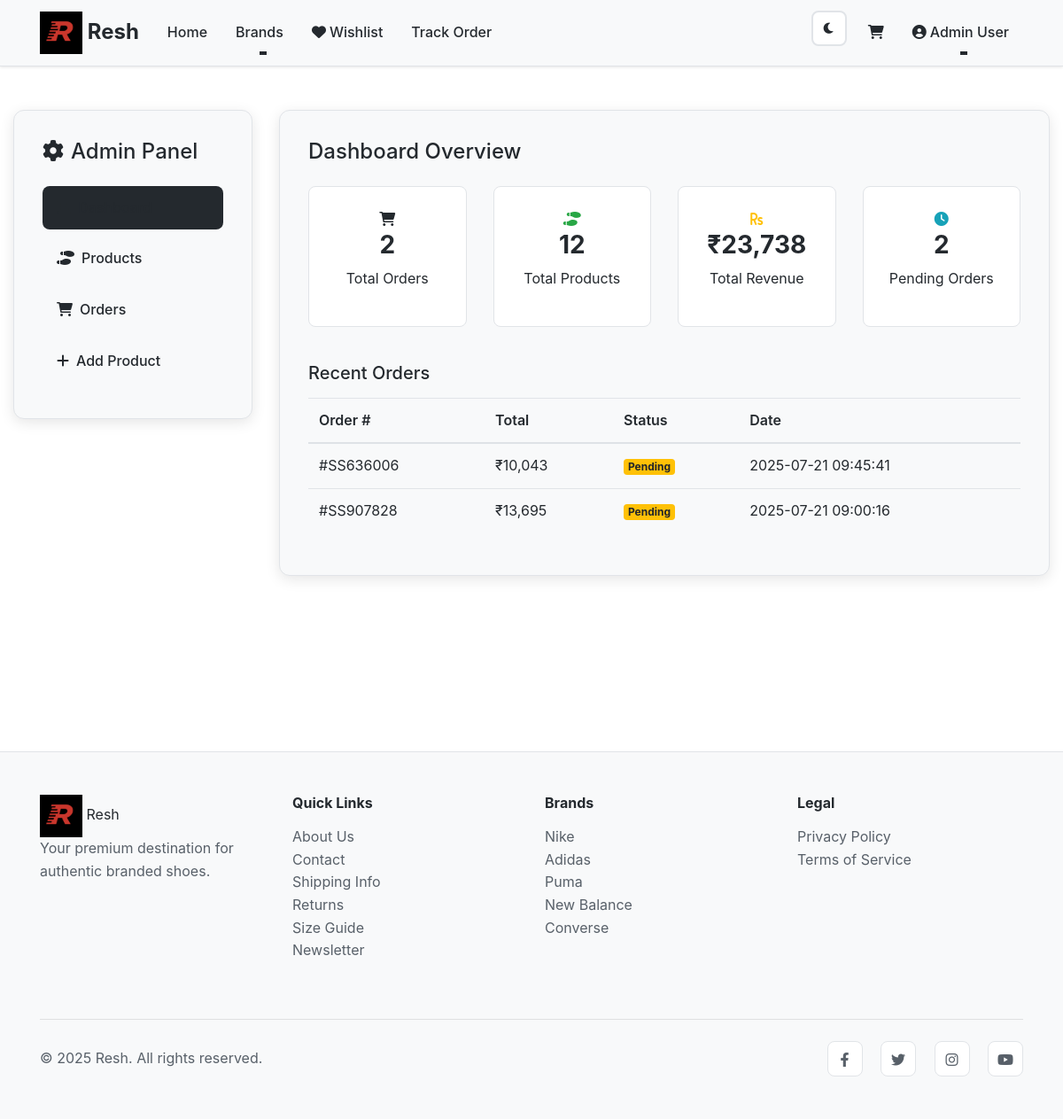
The page /admin (signed in) on the database as committed earlier.
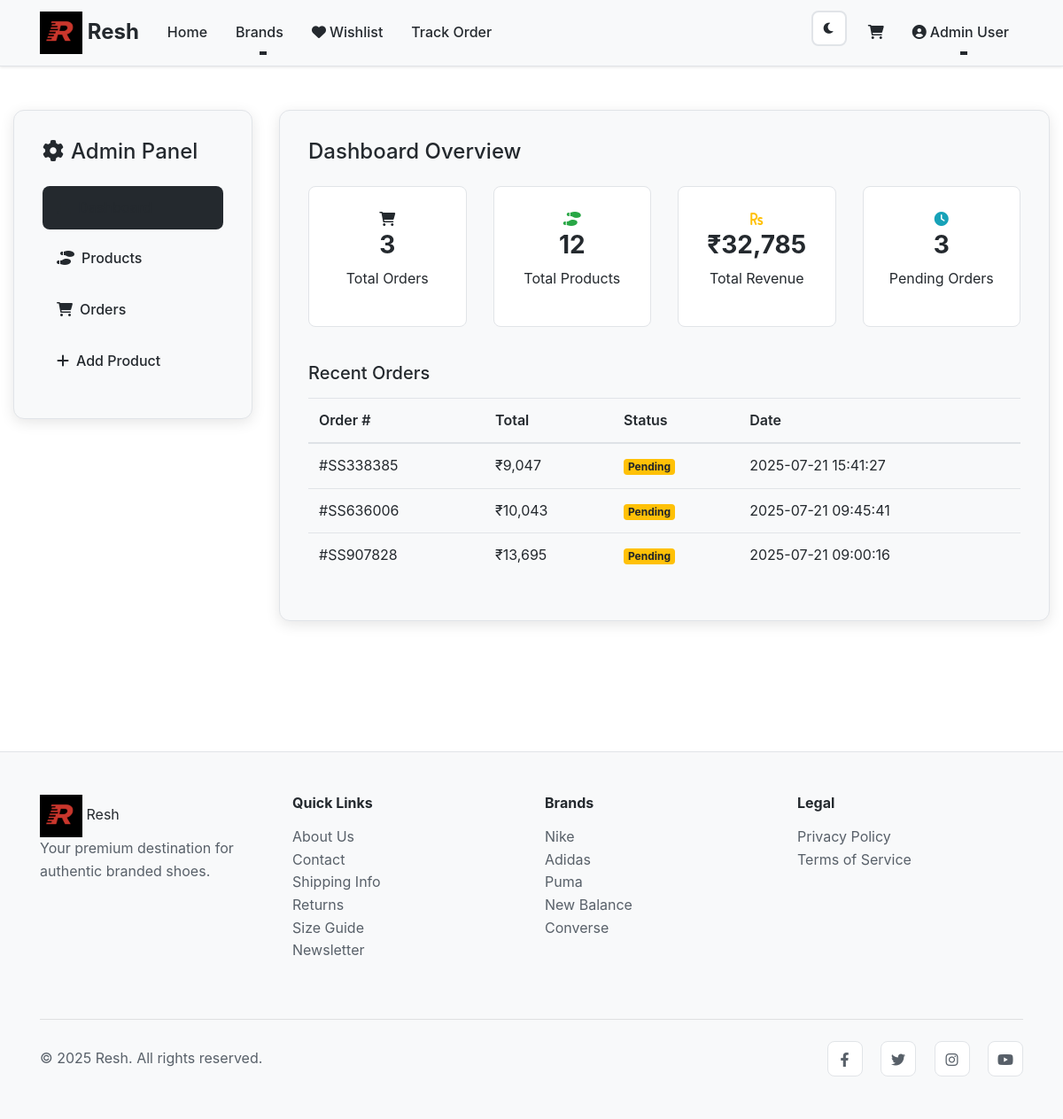
The same page on the database as committed later.
### tables this page shows
CREATE TABLE orders
    (
        id
        INTEGER
        PRIMARY
        KEY
        AUTOINCREMENT,
        user_id
        INTEGER,
        order_number
        TEXT
        UNIQUE
        NOT
        NULL,
        items
        TEXT
        NOT
        NULL,
        total
        REAL
        NOT
        NULL,
        status
        TEXT
        DEFAULT
        'pending',
        billing_info
        TEXT,
        created_at
        TIMESTAMP
        DEFAULT
        CURRENT_TIMESTAMP,
        FOREIGN
        KEY
                 (
        user_id
                 ) REFERENCES users
                 (
                     id
                 ));

### app.py (the view)
@app.route('/admin')
@admin_required
def admin():
    conn = sqlite3.connect('ecommerce.db')
    conn.row_factory = sqlite3.Row
    c = conn.cursor()
    c.execute("SELECT * FROM orders ORDER BY created_at DESC")
    orders = c.fetchall()
    total_revenue = sum(order['total'] for order in orders if order['total'])
    pending_orders = sum(1 for order in orders if order['status'] == 'pending')
    conn.close()
    return render_template(
        'admin.html',
        orders=orders,
        products=products_data,  # Ensure this is globally defined or imported
        total_revenue=total_revenue,
        pending_orders=pending_orders
    )

### app.py (called while the page is built)
def admin_required(f):
    @wraps(f)
    def decorated_function(*args, **kwargs):
        if 'user_id' not in session:
            return redirect(url_for('login'))
        conn = sqlite3.connect('ecommerce.db')
        c = conn.cursor()
        c.execute("SELECT is_admin FROM users WHERE id = ?", (session['user_id'],))
        user = c.fetchone()
        conn.close()
        if not user or not user[0]:
            return redirect(url_for('index'))
        return f(*args, **kwargs)
    return decorated_function

@app.context_processor
def utility_processor():
    return dict(loads=json.loads)

### templates/admin.html (shortened to what the changed rows need)
{% extends "base.html" %}
{% block content %}
<div class="container-fluid py-5">
    <div class="row">
        <div class="col-lg-9">
            <div class="tab-content admin-content" id="adminTabsContent">
                <div class="tab-pane fade show active" id="dashboard" role="tabpanel">
                    <div class="admin-section">
                        <div class="row mb-4">
                            <div class="col-md-3 mb-3">
                                <div class="stat-card">
                                    <div class="stat-info">
                                        <h3>{{ orders|length }}</h3>
                                        <p>Total Orders</p>
                                    </div>
                                </div>
                            </div>
                            <div class="col-md-3 mb-3">
                                <div class="stat-card">
                                    <div class="stat-info">
                                        <h3>₹{{ "{:,.0f}".format(total_revenue) }}</h3>
                                        <p>Total Revenue</p>
                                    </div>
                                </div>
                            </div>
                            <div class="col-md-3 mb-3">
                                <div class="stat-card">
                                    <div class="stat-info">
                                        <h3>{{ pending_orders }}</h3>
                                        <p>Pending Orders</p>
                                    </div>
                                </div>
                            </div>
                        </div>
                        <div class="recent-activity">
                            <div class="table-responsive">
                                <table class="table table-hover">
                                    <thead>
                                        <tr>
                                            <th>Order #</th>
                                            <th>Total</th>
                                            <th>Status</th>
                                            <th>Date</th>
                                        </tr>
                                    </thead>
                                    <tbody>
                                        {% for order in orders[:5] %}
                                        <tr>
                                            <td>#{{ order[2] }}</td>
                                            <td>₹{{ "{:,.0f}".format(order[4]|float) }}</td>
                                            <td>
                                                <span class="badge badge-{% if order[5] == 'completed' %}success{% elif order[5] == 'pending' %}warning{% else %}info{% endif %}">
                                                    {{ order[5]|title }}
                                                </span>
                                            </td>
                                            <td>{{ order[7] }}</td>
                                        </tr>
                                        {% endfor %}
                                    </tbody>
                                </table>
                            </div>
                        </div>
                    </div>
                </div>
            </div>
        </div>
    </div>
</div>
{% endblock %}

Rows that differ between the two databases and show on the page:
added orders: order_number "SS338385", total "9,047", status "Pending", created_at "2025-07-21 15:41:27"
Other text that changed with them:
{{ orders|length }}: "2" → "3"
{{ "{:,.0f}".format(total_revenue) }}: "23,738" → "32,785"
{{ pending_orders }}: "2" → "3"
